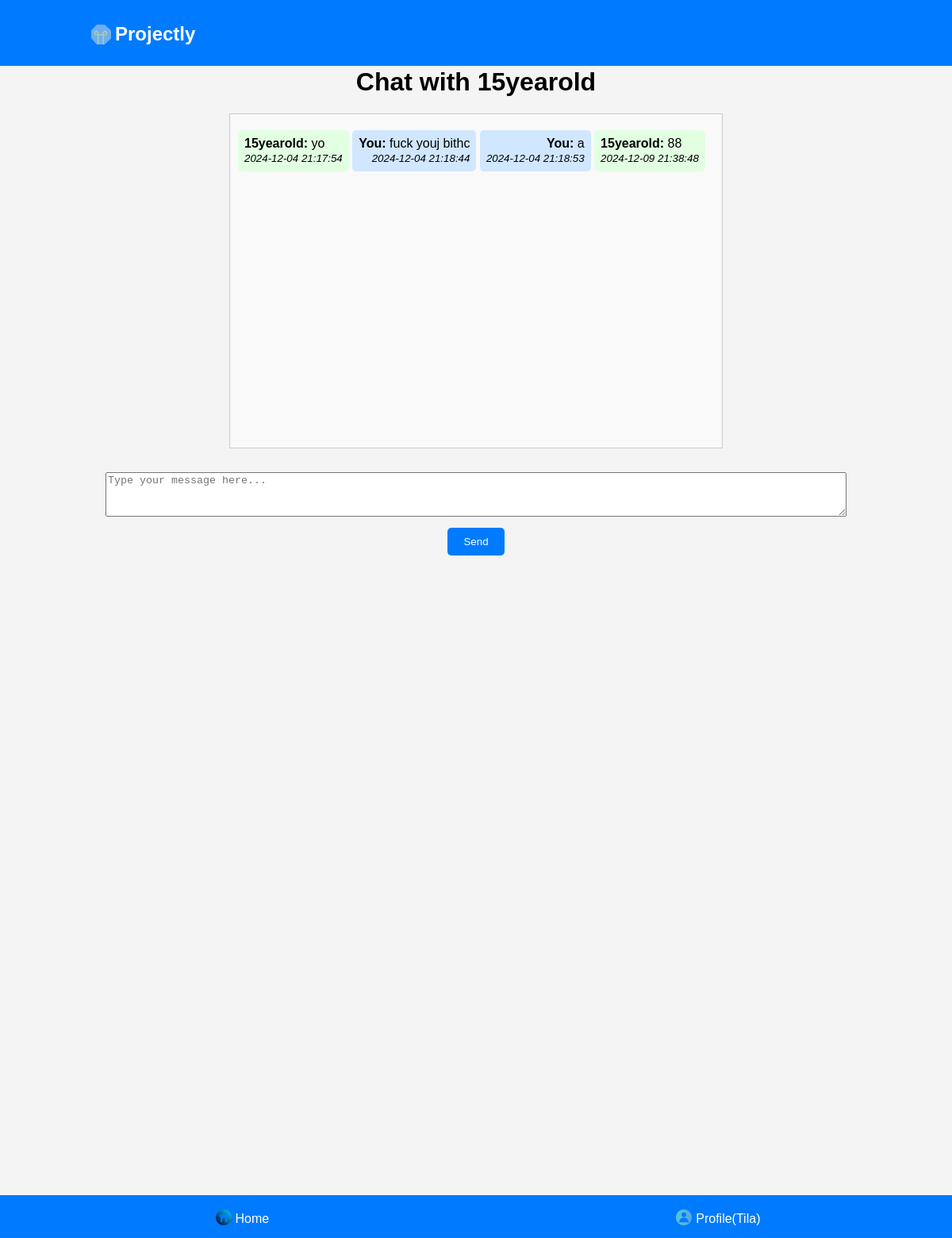
The page /chat.php?user_id=3 (signed in) on the database its author committed.
### tables this page shows
CREATE TABLE `userdata` (
  `id` int(11) NOT NULL,
  `username` varchar(45) NOT NULL,
  `password` varchar(45) NOT NULL
);

CREATE TABLE `messages` (
  `id` int(11) NOT NULL,
  `sender_id` int(11) NOT NULL,
  `receiver_id` int(11) NOT NULL,
  `message` text NOT NULL,
  `timestamp` datetime DEFAULT CURRENT_TIMESTAMP
);

### chat.php (the view, shortened to what this page needs)
<?php
include 'C:/MAMP/htdocs/database/db_connect.php';
$loggedInUserId = $_SESSION['id'];
$chatWithId = isset($_GET['user_id']) ? intval($_GET['user_id']) : 0;
$stmt = $conn->prepare("SELECT username FROM userdata WHERE id = ?");
$stmt->bind_param("i", $chatWithId);
$stmt->execute();
$stmt->bind_result($chatWithUsername);
$stmt = $conn->prepare("
    SELECT sender_id, message, timestamp
    FROM messages
    WHERE (sender_id = ? AND receiver_id = ?) OR (sender_id = ? AND receiver_id = ?)
    ORDER BY timestamp ASC
");
$stmt->bind_param("iiii", $loggedInUserId, $chatWithId, $chatWithId, $loggedInUserId);
$stmt->execute();
$result = $stmt->get_result();
$messages = $result->fetch_all(MYSQLI_ASSOC);
?>
<!DOCTYPE html>
<html lang="en">
<head>
<link rel="stylesheet" href="styles.css" />
</head>
<body>
<div class="header" style=" margin:-20px;">
        <h1><img src="Pictures/Projectly.png" alt="projectly icon" style="width:35px; margin-bottom:-10px;">Projectly</h1>
    </div>
    <h1>Chat with <?= htmlspecialchars($chatWithUsername); ?></h1>
    <div class="chat-box">
        <?php if (count($messages) > 0): ?>
            <?php foreach ($messages as $msg): ?>
                <div class="message <?= $msg['sender_id'] == $loggedInUserId ? 'sent' : 'received'; ?>">
                    <strong><?= $msg['sender_id'] == $loggedInUserId ? 'You' : htmlspecialchars($chatWithUsername); ?>:</strong>
                    <?= htmlspecialchars($msg['message']); ?>
                    <br>
                    <small><em><?= $msg['timestamp']; ?></em></small>
                </div>
            <?php endforeach; ?>
        <?php else: ?>
            <p>No messages yet. Start the conversation!</p>
        <?php endif; ?>
    </div>
    <form method="POST" action="">
        <textarea name="message" placeholder="Type your message here..." required></textarea>
        <br>
        <button type="submit">Send</button>
    </form>
    <div class="footer-nav" style=" margin-left: -20px;">
        <a href="index.php"><img src="pictures/home-icon.png" alt="Home Icon" class="home-icon" style="">Home</a>
        <?php if (isset($_SESSION['username'])): ?>
            <a href="profile.php"><img src="pictures/profile-icon.png" alt="Profile Icon" class="profile-icon">Profile(<?php echo htmlspecialchars($_SESSION['username']); ?>)</a>
        <?php else: ?>
            <a href="login.php"><img src="pictures/profile-icon.png" alt="Profile Icon" class="profile-icon">Profile</a>
        <?php endif; ?>
    </div>
</body>
</html>

### styles.css (style rules this page uses)
body { min-height: 190vh; display: flex; flex-direction: column; }
.profile-icon, .create-icon, .home-icon { max-width: 20px; max-height: 20px; margin-right: 5px; width: auto; height: auto; position: relative; top: 3px; }
body { font-family: Arial, sans-serif; margin: 0; padding: 0; background-color: #f4f4f4; padding-bottom: 50px; }
.header { background-image: url('project.jpeg'); background-size: cover; background-position: center; background-color: #007bff; background-blend-mode: multiply; display: flex; justify-content: space-between; align-items: center; padding: 10px; background-color: #007bff; color: white; text-decoration: none; }
.header h1 { font-size: 24px; text-decoration: none; margin-left: 100px; }
.footer-nav { background-image: url('project.jpeg'); background-size: cover; background-color: #007bff; background-blend-mode: multiply; display: flex; justify-content: space-around; padding: 15px; background-color: #007bff; position: fixed; bottom: 0; width: 100%; color: white; }
.footer-nav a { color: white; text-decoration: none; }

### chat.php (style rules this page uses)
body { font-family: Arial, sans-serif; margin: 20px; padding: 0; text-align: center; }
.chat-box { width: 100%; max-width: 600px; margin: 0 auto; height: 400px; overflow-y: auto; border: 1px solid #ccc; padding: 10px; text-align: left; background: #f9f9f9; }
.message { margin: 10px 0; padding: 8px; border-radius: 5px; display: inline-block; }
.sent { background-color: #d1e7ff; text-align: right; }
.received { background-color: #e2ffe2; }
form { margin-top: 20px; }
textarea { width: 80%; height: 50px; margin: 10px 0; }
button { padding: 10px 20px; background-color: #007bff; color: #fff; border: none; border-radius: 5px; cursor: pointer; }

### rows shown on the page
userdata: username "15yearold"
messages: sender.username "15yearold", message "yo", timestamp "2024-12-04 21:17:54"
messages: shows "You", message "fuck youj bithc", timestamp "2024-12-04 21:18:44"
messages: shows "You", message "a", timestamp "2024-12-04 21:18:53"
messages: sender.username "15yearold", message "88", timestamp "2024-12-09 21:38:48"

### other values the page prints
$_SESSION['username'] "Tila"
